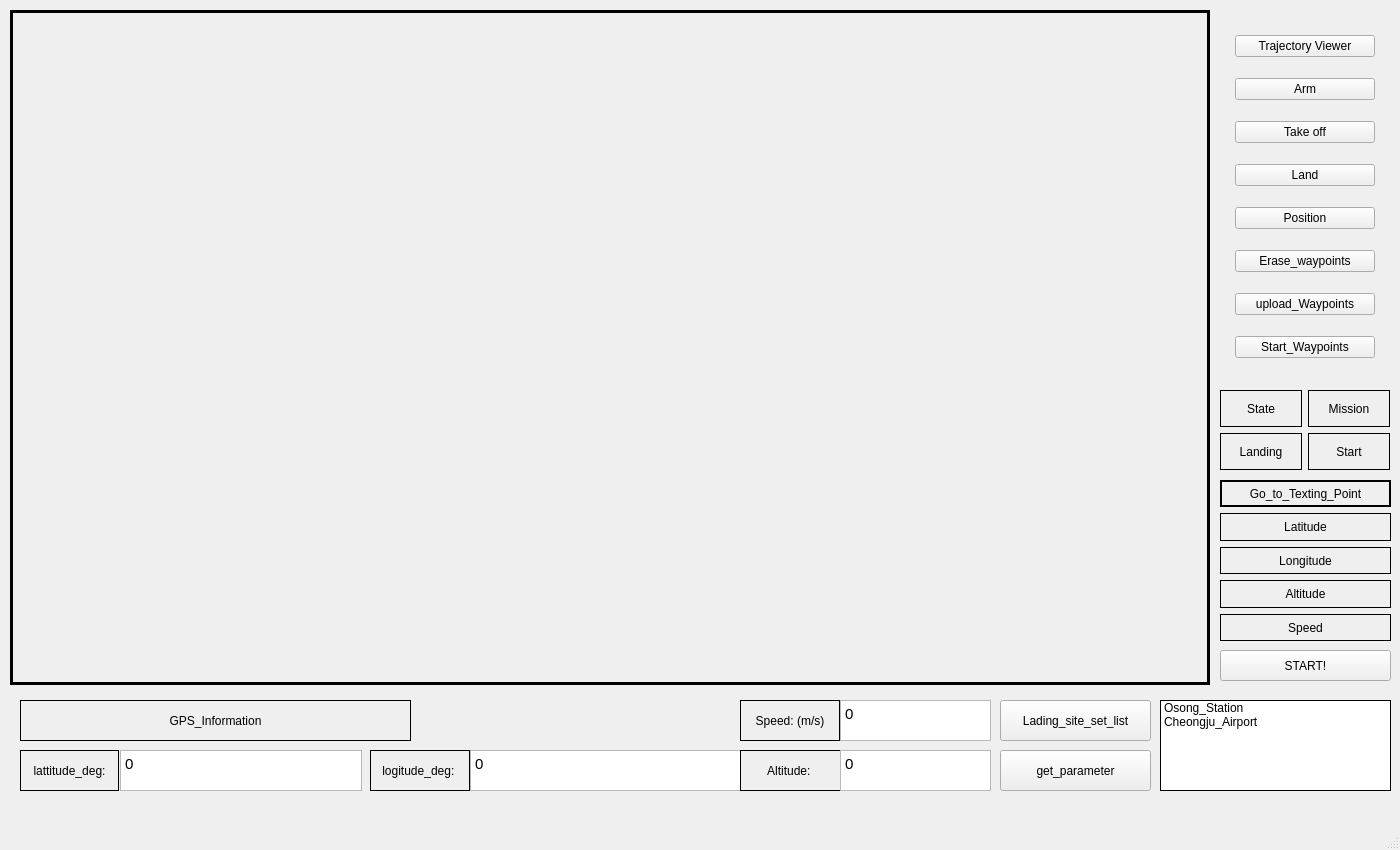
<?xml version="1.0" encoding="UTF-8"?>
<ui version="4.0">
 <class>MainWindow</class>
 <widget class="QMainWindow" name="MainWindow">
  <property name="geometry">
   <rect>
    <x>0</x>
    <y>0</y>
    <width>1400</width>
    <height>850</height>
   </rect>
  </property>
  <property name="windowTitle">
   <string>MainWindow</string>
  </property>
  <widget class="QWidget" name="centralwidget">
   <widget class="QWidget" name="verticalLayoutWidget">
    <property name="geometry">
     <rect>
      <x>1235</x>
      <y>20</y>
      <width>140</width>
      <height>361</height>
     </rect>
    </property>
    <layout class="QVBoxLayout" name="verticalLayout">
     <item>
      <widget class="QPushButton" name="btn_trajectory">
       <property name="text">
        <string>Trajectory Viewer</string>
       </property>
      </widget>
     </item>
     <item>
      <widget class="QPushButton" name="btn_arm">
       <property name="text">
        <string>Arm</string>
       </property>
      </widget>
     </item>
     <item>
      <widget class="QPushButton" name="btn_takeoff">
       <property name="text">
        <string>Take off</string>
       </property>
      </widget>
     </item>
     <item>
      <widget class="QPushButton" name="btn_land">
       <property name="text">
        <string>Land</string>
       </property>
      </widget>
     </item>
     <item>
      <widget class="QPushButton" name="btn_position_control">
       <property name="text">
        <string>Position</string>
       </property>
      </widget>
     </item>
     <item>
      <widget class="QPushButton" name="btn_erase_waypoints">
       <property name="text">
        <string>Erase_waypoints</string>
       </property>
      </widget>
     </item>
     <item>
      <widget class="QPushButton" name="btn_upload_waypoints">
       <property name="text">
        <string>upload_Waypoints</string>
       </property>
      </widget>
     </item>
     <item>
      <widget class="QPushButton" name="btn_start_waypoints">
       <property name="text">
        <string>Start_Waypoints</string>
       </property>
      </widget>
     </item>
    </layout>
   </widget>
   <widget class="QWidget" name="gridLayoutWidget">
    <property name="geometry">
     <rect>
      <x>1220</x>
      <y>390</y>
      <width>170</width>
      <height>80</height>
     </rect>
    </property>
    <layout class="QGridLayout" name="gridLayout">
     <item row="0" column="1">
      <widget class="QLabel" name="Mission_label">
       <property name="frameShape">
        <enum>QFrame::Panel</enum>
       </property>
       <property name="text">
        <string>Mission</string>
       </property>
       <property name="alignment">
        <set>Qt::AlignCenter</set>
       </property>
      </widget>
     </item>
     <item row="1" column="0">
      <widget class="QLabel" name="drone_state_label">
       <property name="frameShape">
        <enum>QFrame::Panel</enum>
       </property>
       <property name="text">
        <string>Landing</string>
       </property>
       <property name="alignment">
        <set>Qt::AlignCenter</set>
       </property>
      </widget>
     </item>
     <item row="1" column="1">
      <widget class="QLabel" name="drone_mission_start_label">
       <property name="frameShape">
        <enum>QFrame::Panel</enum>
       </property>
       <property name="text">
        <string>Start</string>
       </property>
       <property name="alignment">
        <set>Qt::AlignCenter</set>
       </property>
      </widget>
     </item>
     <item row="0" column="0">
      <widget class="QLabel" name="State_label">
       <property name="frameShape">
        <enum>QFrame::Panel</enum>
       </property>
       <property name="text">
        <string>State</string>
       </property>
       <property name="alignment">
        <set>Qt::AlignCenter</set>
       </property>
      </widget>
     </item>
    </layout>
   </widget>
   <widget class="QLabel" name="label">
    <property name="geometry">
     <rect>
      <x>10</x>
      <y>10</y>
      <width>1200</width>
      <height>675</height>
     </rect>
    </property>
    <property name="frameShape">
     <enum>QFrame::Panel</enum>
    </property>
    <property name="lineWidth">
     <number>3</number>
    </property>
    <property name="text">
     <string/>
    </property>
   </widget>
   <widget class="QWidget" name="horizontalLayoutWidget_2">
    <property name="geometry">
     <rect>
      <x>20</x>
      <y>700</y>
      <width>391</width>
      <height>41</height>
     </rect>
    </property>
    <layout class="QHBoxLayout" name="horizontalLayout_2">
     <item>
      <widget class="QLabel" name="gps_info_label">
       <property name="frameShape">
        <enum>QFrame::Panel</enum>
       </property>
       <property name="text">
        <string>GPS_Information</string>
       </property>
       <property name="alignment">
        <set>Qt::AlignCenter</set>
       </property>
      </widget>
     </item>
    </layout>
   </widget>
   <widget class="QWidget" name="verticalLayoutWidget_2">
    <property name="geometry">
     <rect>
      <x>1220</x>
      <y>480</y>
      <width>171</width>
      <height>161</height>
     </rect>
    </property>
    <layout class="QVBoxLayout" name="verticalLayout_2">
     <item>
      <widget class="QLabel" name="label_2">
       <property name="frameShape">
        <enum>QFrame::WinPanel</enum>
       </property>
       <property name="text">
        <string>Go_to_Texting_Point</string>
       </property>
       <property name="alignment">
        <set>Qt::AlignCenter</set>
       </property>
      </widget>
     </item>
     <item>
      <widget class="QLabel" name="label_lat">
       <property name="frameShape">
        <enum>QFrame::Panel</enum>
       </property>
       <property name="text">
        <string>Latitude</string>
       </property>
       <property name="alignment">
        <set>Qt::AlignCenter</set>
       </property>
      </widget>
     </item>
     <item>
      <widget class="QLabel" name="label_lon">
       <property name="frameShape">
        <enum>QFrame::Panel</enum>
       </property>
       <property name="text">
        <string>Longitude</string>
       </property>
       <property name="alignment">
        <set>Qt::AlignCenter</set>
       </property>
      </widget>
     </item>
     <item>
      <widget class="QLabel" name="label_altitude">
       <property name="frameShape">
        <enum>QFrame::Panel</enum>
       </property>
       <property name="text">
        <string>Altitude</string>
       </property>
       <property name="alignment">
        <set>Qt::AlignCenter</set>
       </property>
      </widget>
     </item>
     <item>
      <widget class="QLabel" name="label_speed">
       <property name="frameShape">
        <enum>QFrame::Panel</enum>
       </property>
       <property name="text">
        <string>Speed</string>
       </property>
       <property name="alignment">
        <set>Qt::AlignCenter</set>
       </property>
      </widget>
     </item>
    </layout>
   </widget>
   <widget class="QPushButton" name="btn_goto">
    <property name="geometry">
     <rect>
      <x>1220</x>
      <y>650</y>
      <width>171</width>
      <height>31</height>
     </rect>
    </property>
    <property name="text">
     <string>START!</string>
    </property>
   </widget>
   <widget class="QWidget" name="gridLayoutWidget_2">
    <property name="geometry">
     <rect>
      <x>1010</x>
      <y>30</y>
      <width>181</width>
      <height>151</height>
     </rect>
    </property>
    <layout class="QGridLayout" name="adi_gridLayout"/>
   </widget>
   <widget class="QLabel" name="Gps_label_2">
    <property name="geometry">
     <rect>
      <x>20</x>
      <y>750</y>
      <width>99</width>
      <height>41</height>
     </rect>
    </property>
    <property name="frameShape">
     <enum>QFrame::Panel</enum>
    </property>
    <property name="text">
     <string>lattitude_deg:</string>
    </property>
    <property name="alignment">
     <set>Qt::AlignCenter</set>
    </property>
   </widget>
   <widget class="QTextEdit" name="textEdit_lat">
    <property name="geometry">
     <rect>
      <x>120</x>
      <y>750</y>
      <width>242</width>
      <height>41</height>
     </rect>
    </property>
    <property name="html">
     <string>&lt;!DOCTYPE HTML PUBLIC &quot;-//W3C//DTD HTML 4.0//EN&quot; &quot;http://www.w3.org/TR/REC-html40/strict.dtd&quot;&gt;
&lt;html&gt;&lt;head&gt;&lt;meta name=&quot;qrichtext&quot; content=&quot;1&quot; /&gt;&lt;style type=&quot;text/css&quot;&gt;
p, li { white-space: pre-wrap; }
&lt;/style&gt;&lt;/head&gt;&lt;body style=&quot; font-family:'Ubuntu'; font-size:11pt; font-weight:400; font-style:normal;&quot;&gt;
&lt;p style=&quot; margin-top:0px; margin-bottom:0px; margin-left:0px; margin-right:0px; -qt-block-indent:0; text-indent:0px;&quot;&gt;0&lt;/p&gt;&lt;/body&gt;&lt;/html&gt;</string>
    </property>
   </widget>
   <widget class="QLabel" name="Gps_label_3">
    <property name="geometry">
     <rect>
      <x>370</x>
      <y>750</y>
      <width>100</width>
      <height>41</height>
     </rect>
    </property>
    <property name="frameShape">
     <enum>QFrame::Panel</enum>
    </property>
    <property name="text">
     <string>logitude_deg: </string>
    </property>
    <property name="alignment">
     <set>Qt::AlignCenter</set>
    </property>
   </widget>
   <widget class="QTextEdit" name="textEdit_lon">
    <property name="geometry">
     <rect>
      <x>470</x>
      <y>750</y>
      <width>271</width>
      <height>41</height>
     </rect>
    </property>
    <property name="html">
     <string>&lt;!DOCTYPE HTML PUBLIC &quot;-//W3C//DTD HTML 4.0//EN&quot; &quot;http://www.w3.org/TR/REC-html40/strict.dtd&quot;&gt;
&lt;html&gt;&lt;head&gt;&lt;meta name=&quot;qrichtext&quot; content=&quot;1&quot; /&gt;&lt;style type=&quot;text/css&quot;&gt;
p, li { white-space: pre-wrap; }
&lt;/style&gt;&lt;/head&gt;&lt;body style=&quot; font-family:'Ubuntu'; font-size:11pt; font-weight:400; font-style:normal;&quot;&gt;
&lt;p style=&quot; margin-top:0px; margin-bottom:0px; margin-left:0px; margin-right:0px; -qt-block-indent:0; text-indent:0px;&quot;&gt;0&lt;/p&gt;&lt;/body&gt;&lt;/html&gt;</string>
    </property>
   </widget>
   <widget class="QLabel" name="label_altitude_2">
    <property name="geometry">
     <rect>
      <x>740</x>
      <y>750</y>
      <width>101</width>
      <height>41</height>
     </rect>
    </property>
    <property name="frameShape">
     <enum>QFrame::Panel</enum>
    </property>
    <property name="text">
     <string>Altitude: </string>
    </property>
    <property name="alignment">
     <set>Qt::AlignCenter</set>
    </property>
   </widget>
   <widget class="QTextEdit" name="textEdit_altitude">
    <property name="geometry">
     <rect>
      <x>840</x>
      <y>750</y>
      <width>151</width>
      <height>41</height>
     </rect>
    </property>
    <property name="html">
     <string>&lt;!DOCTYPE HTML PUBLIC &quot;-//W3C//DTD HTML 4.0//EN&quot; &quot;http://www.w3.org/TR/REC-html40/strict.dtd&quot;&gt;
&lt;html&gt;&lt;head&gt;&lt;meta name=&quot;qrichtext&quot; content=&quot;1&quot; /&gt;&lt;style type=&quot;text/css&quot;&gt;
p, li { white-space: pre-wrap; }
&lt;/style&gt;&lt;/head&gt;&lt;body style=&quot; font-family:'Ubuntu'; font-size:11pt; font-weight:400; font-style:normal;&quot;&gt;
&lt;p style=&quot; margin-top:0px; margin-bottom:0px; margin-left:0px; margin-right:0px; -qt-block-indent:0; text-indent:0px;&quot;&gt;0&lt;/p&gt;&lt;/body&gt;&lt;/html&gt;</string>
    </property>
   </widget>
   <widget class="QPushButton" name="btn_set_landing_site_list">
    <property name="geometry">
     <rect>
      <x>1000</x>
      <y>700</y>
      <width>151</width>
      <height>41</height>
     </rect>
    </property>
    <property name="text">
     <string>Lading_site_set_list</string>
    </property>
   </widget>
   <widget class="QListWidget" name="listWidget">
    <property name="geometry">
     <rect>
      <x>1160</x>
      <y>700</y>
      <width>231</width>
      <height>91</height>
     </rect>
    </property>
    <property name="frameShape">
     <enum>QFrame::Panel</enum>
    </property>
    <property name="frameShadow">
     <enum>QFrame::Plain</enum>
    </property>
    <item>
     <property name="text">
      <string>Osong_Station</string>
     </property>
    </item>
    <item>
     <property name="text">
      <string>Cheongju_Airport</string>
     </property>
    </item>
   </widget>
   <widget class="QPushButton" name="btn_set_landing_site_text">
    <property name="geometry">
     <rect>
      <x>1000</x>
      <y>750</y>
      <width>151</width>
      <height>41</height>
     </rect>
    </property>
    <property name="text">
     <string>get_parameter</string>
    </property>
   </widget>
   <widget class="QLabel" name="speed_label">
    <property name="geometry">
     <rect>
      <x>740</x>
      <y>700</y>
      <width>100</width>
      <height>41</height>
     </rect>
    </property>
    <property name="frameShape">
     <enum>QFrame::Panel</enum>
    </property>
    <property name="text">
     <string>Speed: (m/s)</string>
    </property>
    <property name="alignment">
     <set>Qt::AlignCenter</set>
    </property>
   </widget>
   <widget class="QTextEdit" name="textEdit_speed">
    <property name="geometry">
     <rect>
      <x>840</x>
      <y>700</y>
      <width>151</width>
      <height>41</height>
     </rect>
    </property>
    <property name="html">
     <string>&lt;!DOCTYPE HTML PUBLIC &quot;-//W3C//DTD HTML 4.0//EN&quot; &quot;http://www.w3.org/TR/REC-html40/strict.dtd&quot;&gt;
&lt;html&gt;&lt;head&gt;&lt;meta name=&quot;qrichtext&quot; content=&quot;1&quot; /&gt;&lt;style type=&quot;text/css&quot;&gt;
p, li { white-space: pre-wrap; }
&lt;/style&gt;&lt;/head&gt;&lt;body style=&quot; font-family:'Ubuntu'; font-size:11pt; font-weight:400; font-style:normal;&quot;&gt;
&lt;p style=&quot; margin-top:0px; margin-bottom:0px; margin-left:0px; margin-right:0px; -qt-block-indent:0; text-indent:0px;&quot;&gt;0&lt;/p&gt;&lt;/body&gt;&lt;/html&gt;</string>
    </property>
   </widget>
  </widget>
  <widget class="QMenuBar" name="menubar">
   <property name="geometry">
    <rect>
     <x>0</x>
     <y>0</y>
     <width>1400</width>
     <height>22</height>
    </rect>
   </property>
  </widget>
  <widget class="QStatusBar" name="statusbar"/>
 </widget>
 <resources/>
 <connections/>
</ui>
